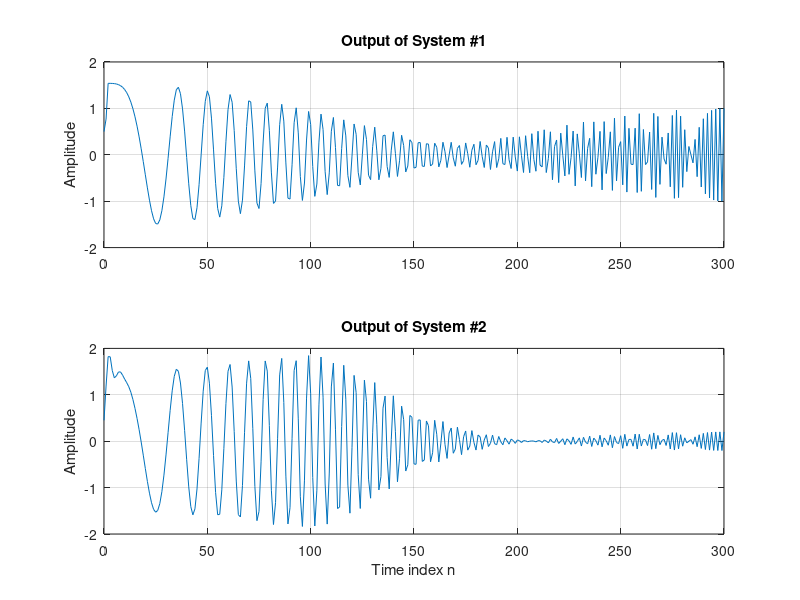

Source code (MATLAB):
% Program Q2.35
% Generate the input sequence
clf;
n = 0:300;
a = pi/600;
b = 0;
arg = a*n.*n + b*n;
x = cos(arg);
% Compute the output sequences
num1 = [0.5 0.27 0.77];
y1 = filter(num1,1,x); % Output of System #1
den2 = [1 -0.53 0.46];
num2 = [0.45 0.5 0.45];
y2 = filter(num2,den2,x); % Output of System #2
% Plot the output sequences
subplot(2,1,1);
plot(n,y1);axis([0 300 -2 2]);
ylabel('Amplitude');
title('Output of System #1'); grid;
subplot(2,1,2);
plot(n,y2);axis([0 300 -2 2]);
xlabel('Time index n'); ylabel('Amplitude');
title('Output of System #2'); grid;
